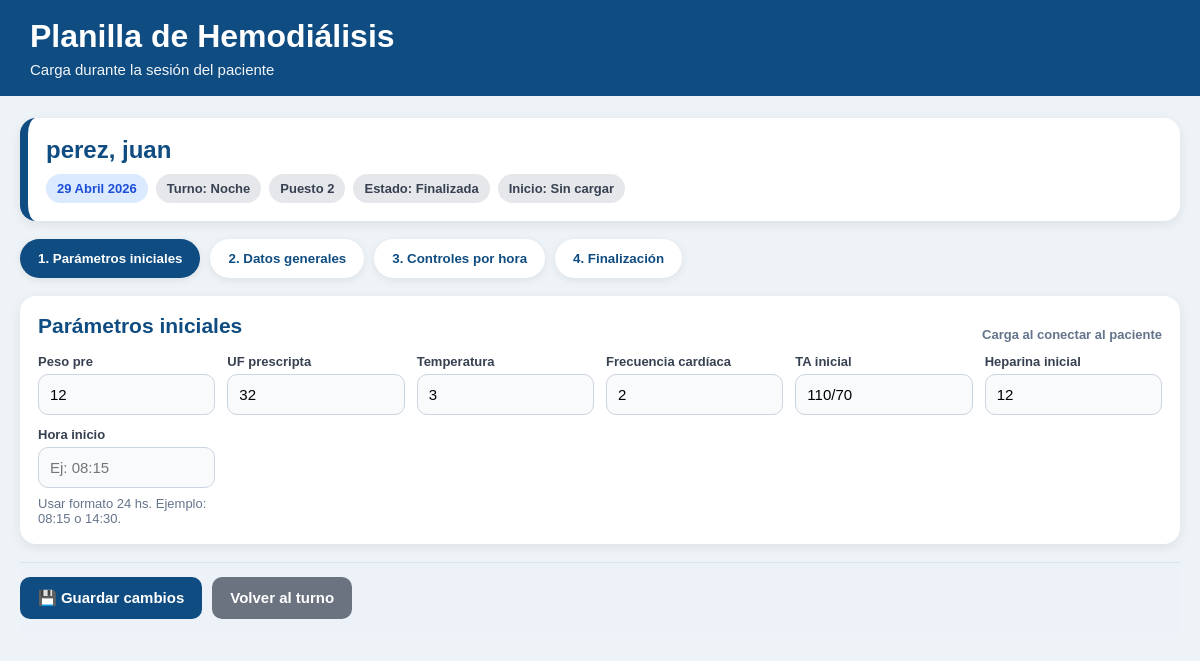
The app's page /signos/15/ (signed in) with its own data.
### sesiones/models.py (models this page shows, shortened)
class SesionDialisis(models.Model):
    TURNO_CHOICES = [
        ("manana", "Mañana"),
        ("tarde", "Tarde"),
        ("noche", "Noche"),
    ]
    ESTADO_CHOICES = [
        ("pendiente", "Pendiente"),
        ("activa", "En sesión"),
        ("finalizada", "Finalizada"),
    ]
    paciente = models.ForeignKey(Paciente, on_delete=models.CASCADE)
    puesto = models.ForeignKey(Puesto, on_delete=models.SET_NULL, null=True, blank=True)
    fecha = models.DateField()
    turno = models.CharField(max_length=10, choices=TURNO_CHOICES)
    estado = models.CharField(max_length=20, choices=ESTADO_CHOICES, default="pendiente")
    peso_pre = models.DecimalField(max_digits=5, decimal_places=2, null=True, blank=True)
    peso_post = models.DecimalField(max_digits=5, decimal_places=2, null=True, blank=True)
    ta_inicial = models.CharField(max_length=20, blank=True)
    ta_final = models.CharField(max_length=20, blank=True)
    medicacion = models.TextField(blank=True)
    incidencias = models.TextField(blank=True)
    observaciones = models.TextField(blank=True)
    finalizada = models.BooleanField(default=False)
    creada_en = models.DateTimeField(auto_now_add=True)
    class Meta:
        ordering = ["-fecha", "turno"]

class Puesto(models.Model):
    numero = models.PositiveIntegerField(unique=True)
    activo = models.BooleanField(default=True)
    def __str__(self):
        return f"Puesto {self.numero}"

class PlanillaHemodialisis(models.Model):
    sesion = models.OneToOneField(SesionDialisis, on_delete=models.CASCADE)
    acceso_vascular = models.CharField(max_length=100, blank=True)
    dializador = models.CharField(max_length=100, blank=True)
    concentrado = models.CharField(max_length=100, blank=True)
    agujas = models.CharField(max_length=100, blank=True)
    talla = models.CharField(max_length=50, blank=True)
    peso_seco = models.DecimalField(max_digits=5, decimal_places=2, null=True, blank=True)
    td = models.CharField(max_length=50, blank=True)
    qb = models.CharField(max_length=50, blank=True)
    qd = models.CharField(max_length=50, blank=True)
    na = models.CharField(max_length=50, blank=True)
    peso_pre = models.DecimalField(max_digits=5, decimal_places=2, null=True, blank=True)
    peso_post = models.DecimalField(max_digits=5, decimal_places=2, null=True, blank=True)
    uf_prescripta = models.CharField(max_length=50, blank=True)
    temperatura_inicial = models.CharField(max_length=50, blank=True)
    frecuencia_cardiaca_inicial = models.CharField(max_length=50, blank=True)
    ta_inicial = models.CharField(max_length=50, blank=True)
    heparina_inicial = models.CharField(max_length=100, blank=True)
    hora_inicio = models.CharField(max_length=50, blank=True)
    temperatura_final = models.CharField(max_length=50, blank=True)
    ta_egreso = models.CharField(max_length=50, blank=True)
    frecuencia_cardiaca_final = models.CharField(max_length=50, blank=True)
    uf_final = models.CharField(max_length=50, blank=True)
    hora_fin = models.CharField(max_length=50, blank=True)
    atb = models.CharField(max_length=100, blank=True)
    observaciones = models.TextField(blank=True)

### pacientes/models.py (models this page shows)
class Paciente(models.Model):
    nombre = models.CharField(max_length=100)
    apellido = models.CharField(max_length=100)
    dni = models.CharField(max_length=20, unique=True)
    fecha_nacimiento = models.DateField(null=True, blank=True)
    telefono = models.CharField(max_length=30, blank=True)
    direccion = models.CharField(max_length=200, blank=True)
    obra_social = models.CharField(max_length=100, blank=True)
    diagnostico = models.TextField(blank=True)
    acceso_vascular = models.CharField(max_length=100, blank=True)
    medico_tratante = models.CharField(max_length=100, blank=True)
    activo = models.BooleanField(default=True)
    observaciones = models.TextField(blank=True)
    creado_en = models.DateTimeField(auto_now_add=True)
    class Meta:
        ordering = ["apellido", "nombre"]
    def __str__(self):
        return f"{self.apellido}, {self.nombre}"

### dashboard/views.py (the view, shortened to what this page needs)
# urls.py: path("signos/<int:sesion_id>/", views.editar_signos, name="editar_signos"),
@login_required
def editar_signos(request, sesion_id):
    sesion = get_object_or_404(SesionDialisis, id=sesion_id)
    planilla, _ = PlanillaHemodialisis.objects.get_or_create(sesion=sesion)
    controles = []
    for i in range(1, 5):
        control, _ = ControlHorarioHemodialisis.objects.get_or_create(
            planilla=planilla,
            hora=i
        )
        controles.append(control)
    return render(request, "dashboard/editar_signos.html", {
        "sesion": sesion,
        "planilla": planilla,
        "controles": controles,
    })

### dashboard/templates/dashboard/editar_signos.html (shortened to what this page needs)
<!DOCTYPE html>
<html lang="es">
<head>
</head>
<body>
<div class="header">
    <h1>Planilla de Hemodiálisis</h1>
    <div class="sub">Carga durante la sesión del paciente</div>
</div>
<div class="container">
<form method="post">
    <div class="paciente-box">
        <div class="paciente-nombre">{{ sesion.paciente }}</div>
        <div class="chips">
            <span class="chip chip-blue">{{ sesion.fecha }}</span>
            <span class="chip">Turno: {{ sesion.get_turno_display }}</span>
            <span class="chip">{{ sesion.puesto|default:"Sin puesto" }}</span>
            <span class="chip">Estado: {{ sesion.get_estado_display }}</span>
            <span class="chip">Inicio: {{ planilla.hora_inicio|default:"Sin cargar" }}</span>
        </div>
    </div>
    <div class="tabs">
        <button type="button" class="tab-btn active" data-tab="inicial" onclick="mostrarHoja('inicial')">
            1. Parámetros iniciales
        </button>
        <button type="button" class="tab-btn" data-tab="generales" onclick="mostrarHoja('generales')">
            2. Datos generales
        </button>
        <button type="button" class="tab-btn" data-tab="controles" onclick="mostrarHoja('controles')">
            3. Controles por hora
        </button>
        <button type="button" class="tab-btn" data-tab="finales" onclick="mostrarHoja('finales')">
            4. Finalización
        </button>
    </div>
    <div id="hoja-inicial" class="hoja-tab">
        <div class="card">
            <div class="section-title">
                <h2>Parámetros iniciales</h2>
                <span class="ayuda">Carga al conectar al paciente</span>
            </div>
            <div class="grid">
<div>
    <label>Peso pre</label>
    <input
        type="number"
        step="0.01"
        name="peso_pre"
        id="peso_pre"
        value="{% if planilla.peso_pre %}{{ planilla.peso_pre|stringformat:'g' }}{% elif sesion.peso_pre %}{{ sesion.peso_pre|stringformat:'g' }}{% endif %}"
        placeholder="Ej: 67"
    >
</div>
                <div>
                    <label>UF prescripta</label>
                    <input name="uf_prescripta" value="{{ planilla.uf_prescripta }}">
                </div>
                <div>
                    <label>Temperatura</label>
                    <input name="temperatura_inicial" value="{{ planilla.temperatura_inicial }}">
                </div>
                <div>
                    <label>Frecuencia cardíaca</label>
                    <input name="frecuencia_cardiaca_inicial" value="{{ planilla.frecuencia_cardiaca_inicial }}">
                </div>
                <div>
                    <label>TA inicial</label>
                    <input name="ta_inicial" value="{{ planilla.ta_inicial }}" placeholder="Ej: 120/80">
                </div>
                <div>
                    <label>Heparina inicial</label>
                    <input name="heparina_inicial" value="{{ planilla.heparina_inicial }}">
                </div>
                <div>
                    <label>Hora inicio</label>
                    <input id="horaInicioInput" name="hora_inicio" value="{{ planilla.hora_inicio }}" placeholder="Ej: 08:15">
                    <div class="mini-ayuda">Usar formato 24 hs. Ejemplo: 08:15 o 14:30.</div>
                </div>
            </div>
        </div>
    </div>
    <div class="acciones">
      <button type="submit" class="btn">💾 Guardar cambios</button>
        <a href="/turno/?turno={{ sesion.turno }}" class="btn btn-sec">Volver al turno</a>
    </div>
</form>
</div>
</body>
</html>

### dashboard/templates/dashboard/editar_signos.html (style rules this page uses)
body { font-family: Arial, sans-serif; background: #eef3f8; margin: 0; color: #1f2937; }
.header { background: #0f4c81; color: white; padding: 18px 30px; }
.header h1 { margin: 0 0 6px 0; }
.header .sub { font-size: 15px; opacity: 0.95; }
.container { max-width: 1350px; margin: 22px auto; padding: 0 20px; }
.paciente-box { background: white; border-radius: 16px; padding: 18px; box-shadow: 0 3px 12px rgba(0,0,0,0.08); margin-bottom: 18px; border-left: 8px solid #0f4c81; }
.paciente-nombre { font-size: 24px; font-weight: bold; color: #0f4c81; margin-bottom: 10px; }
.chips { display: flex; gap: 8px; flex-wrap: wrap; }
.chip { background: #e5e7eb; color: #374151; padding: 7px 11px; border-radius: 999px; font-size: 13px; font-weight: bold; }
.chip-blue { background: #dbeafe; color: #1d4ed8; }
.tabs { display: flex; gap: 10px; margin-bottom: 18px; flex-wrap: wrap; }
.tab-btn { border: none; padding: 12px 18px; border-radius: 999px; background: white; color: #0f4c81; font-weight: bold; cursor: pointer; box-shadow: 0 2px 8px rgba(0,0,0,0.08); }
.tab-btn.active { background: #0f4c81; color: white; }
.card { background: white; border-radius: 16px; padding: 18px; box-shadow: 0 3px 12px rgba(0,0,0,0.08); margin-bottom: 18px; }
.card h2 { color: #0f4c81; margin: 0 0 16px 0; font-size: 21px; }
.grid { display: grid; grid-template-columns: repeat(auto-fit, minmax(170px, 1fr)); gap: 12px; }
label { font-weight: bold; font-size: 13px; display: block; margin-bottom: 5px; color: #374151; }
input, textarea { width: 100%; padding: 11px; border: 1px solid #cbd5e1; border-radius: 10px; box-sizing: border-box; font-size: 15px; background: #f8fafc; }
.acciones { position: sticky; bottom: 0; background: rgba(238,243,248,0.96); padding: 14px 0; display: flex; gap: 10px; flex-wrap: wrap; border-top: 1px solid #dbe4ee; }
.btn { text-decoration: none; border: none; background: #0f4c81; color: white; padding: 12px 18px; border-radius: 10px; font-weight: bold; cursor: pointer; font-size: 15px; }
.btn-sec { background: #6b7280; }
.section-title { display: flex; justify-content: space-between; gap: 10px; align-items: center; flex-wrap: wrap; }
.ayuda { font-size: 13px; color: #64748b; font-weight: bold; }
.mini-ayuda { color: #64748b; font-size: 13px; margin-top: 8px; }

### records on screen
SesionDialisis: paciente "perez, juan", fecha "29 Abril 2026", turno "Noche", puesto "Puesto 2", estado "Finalizada"
PlanillaHemodialisis: hora_inicio "Sin cargar", peso_pre "12", uf_prescripta "32", temperatura_inicial "3", frecuencia_cardiaca_inicial "2", ta_inicial "110/70", heparina_inicial "12"
